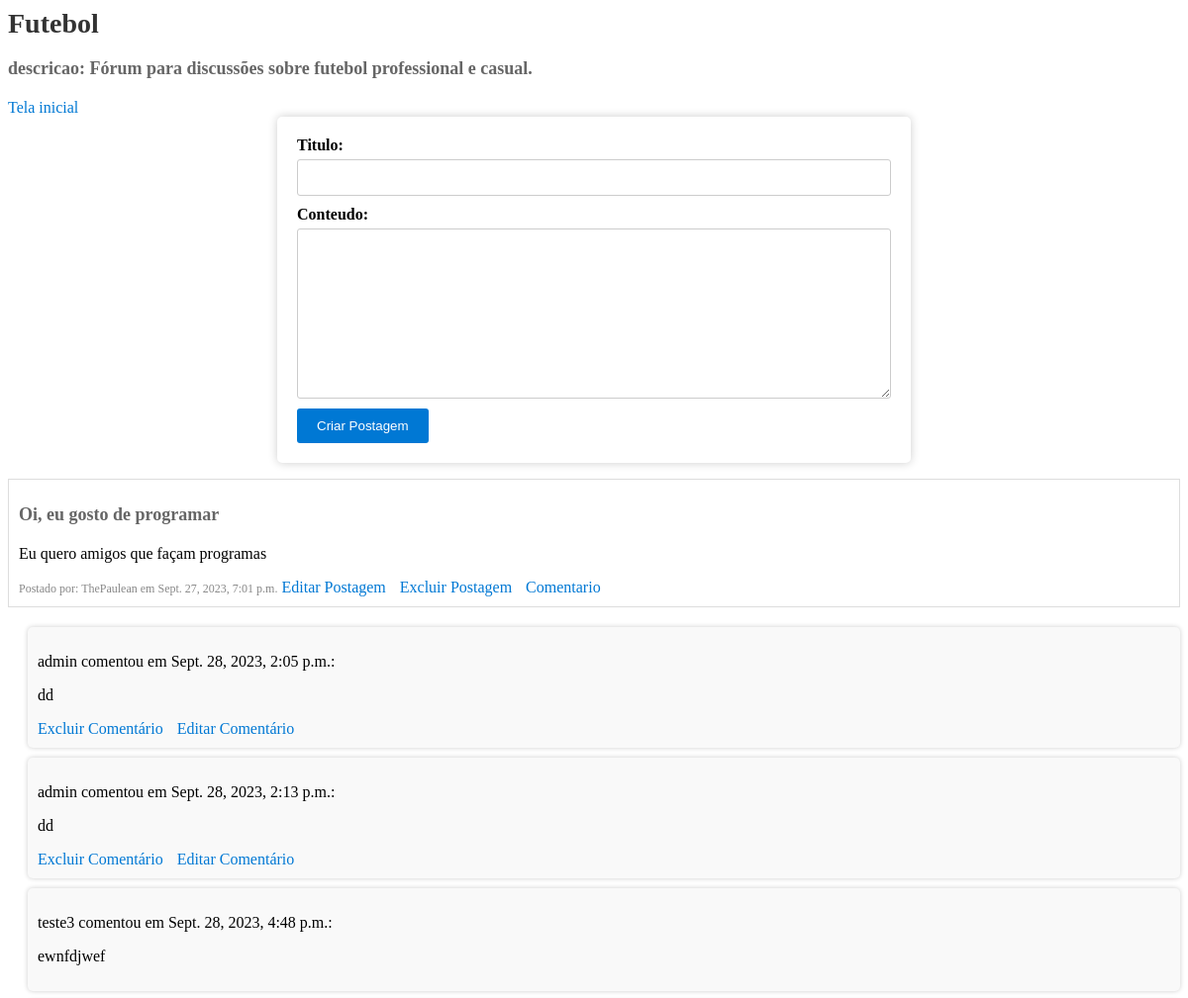
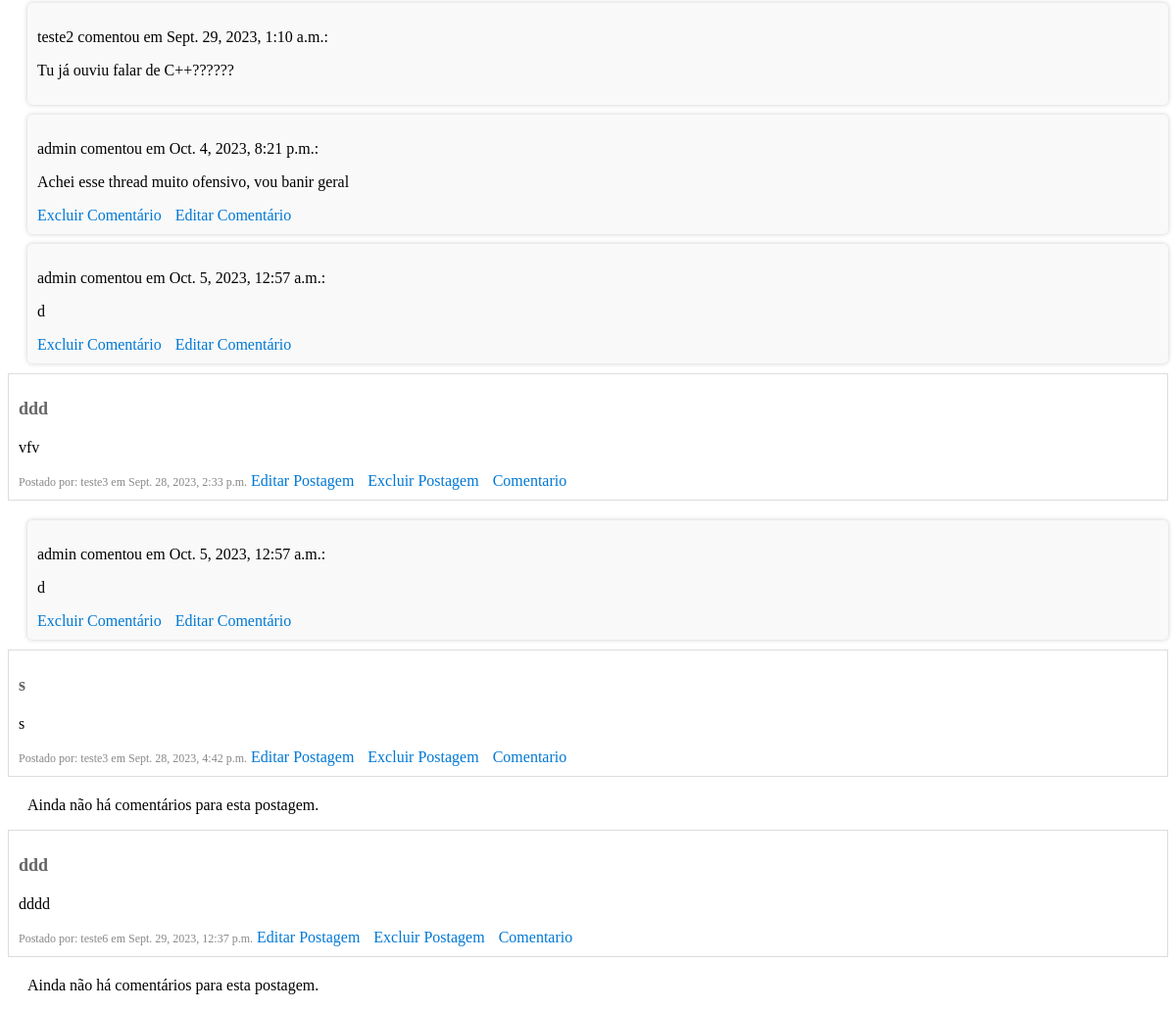
Page /foruns/1/postagens/ (signed in) on the committed database (2 pictures, top to bottom).
### ProjetoApp/models.py (models this page shows, shortened)
class Forum(models.Model):
    id = models.AutoField(primary_key=True)
    nome = models.CharField(max_length=200, unique=True, )
    descricao = models.TextField(blank=True, null=True)
    autor = models.ForeignKey(User, on_delete=models.CASCADE, default=1)  # Defina o valor padrão como 1 (ou o ID de outro usuário)
    imagem = models.ImageField(upload_to='forum_images/', null=True, blank=True)  # se quiser adicionar uma imagem ao f�rum

class Postagem(models.Model):
    autor = models.ForeignKey(User, on_delete=models.CASCADE)
    titulo = models.CharField(max_length=200)
    conteudo = models.TextField()
    data_postagem = models.DateTimeField(auto_now_add=True)
    forum = models.ForeignKey(Forum, on_delete=models.CASCADE, related_name="postagens")

class Comentario(models.Model):
    autor = models.ForeignKey(User, on_delete=models.CASCADE)
    postagem = models.ForeignKey(Postagem, on_delete=models.CASCADE)  # Substitua "Postagem" pelo nome do seu modelo de postagem
    texto = models.TextField()
    data_criacao = models.DateTimeField(auto_now_add=True)

### ProjetoApp/views.py (the view)
# urls.py: path('foruns/<int:forum_id>/postagens/', views.visualizar_e_criar_postagens, name='visualizar_e_criar_postagens'),
@login_required
def visualizar_e_criar_postagens(request, forum_id):
    forum = get_object_or_404(Forum, id=forum_id)
    postagens = Postagem.objects.filter(forum=forum)
    if request.method == 'POST':
        form = PostagemForm(request.POST)
        if form.is_valid():
            postagem = form.save(commit=False)
            postagem.autor = request.user
            postagem.forum = forum  # Associe a postagem ao fórum correto
            postagem.save()
            return redirect('visualizar_e_criar_postagens', forum_id=forum_id)
    else:
        form = PostagemForm()
    context = {
        'forum': forum,
        'postagens': postagens,
        'form': form,
    }
    return render(request, 'ProjetoApp/visualizar_postagens.html', context)

### ProjetoApp/forms.py
class PostagemForm(forms.ModelForm):
    class Meta:
        model = Postagem
        fields = ['titulo', 'conteudo']

### ProjetoApp/templates/ProjetoApp/visualizar_postagens.html (shortened to what this page needs)
{% load static%}
<html>
    <head>
        <link rel="stylesheet" type="text/css" href="{% static 'css/vizualizarEcriar.css' %}">
    </head>
<h1>{{ forum.nome }}</h1>
<h2>descricao: {{ forum.descricao }}</h2>
<div>
    <a href="{% url 'sec-home'  %}">Tela inicial</a>
</div>
<form method="post" class="postagem-form">
    {{ form.titulo.label_tag }} {{ form.titulo }}
    {{ form.conteudo.label_tag }} {{ form.conteudo }}
    <button type="submit" class="btn-submit">Criar Postagem</button>
</form>
<ul>
    {% for postagem in postagens %}
    <li>
        <h2>{{ postagem.titulo }}</h2>
        <p>{{ postagem.conteudo }}</p>
        <small>Postado por: {{ postagem.autor }} em {{ postagem.data_postagem }}</small>
        {% if user == postagem.autor or user.is_superuser %}
        <a href="{% url 'editar_postagem' postagem.id %}">Editar Postagem</a>
        <a href="{% url 'excluir_postagem' postagem.id %}">Excluir Postagem</a>
        <a href="{% url 'adicionar_comentario' postagem.id %}">Comentario</a>
        {% endif %}
    </li>
    <ul class="comentarios">
        {% for comentario in postagem.comentario_set.all %}
        <li>
            <p>{{ comentario.autor }} comentou em {{ comentario.data_criacao }}:</p>
            <p>{{ comentario.texto }}</p>
            {% if user == comentario.autor %}
            <a href="{% url 'excluir_comentario' comentario.id %}">Excluir Comentário</a>
            <a href="{% url 'editar_comentario' comentario.id %}">Editar Comentário</a>
            {% endif %}
        </li>
        {% empty %}
            <p>Ainda não há comentários para esta postagem.</p>
        {% endfor %}
    </ul>
{% endfor %}
</ul>
</html>

### Projeto/static/css/vizualizarEcriar.css (style rules this page uses)
h1 { font-size: 28px; color: #333; }
h2 { font-size: 18px; color: #666; margin-bottom: 20px; }
a { text-decoration: none; color: #0078d4; margin-right: 20px; }
.postagem-form { max-width: 600px; margin: 0 auto; padding: 20px; background-color: #fff; border-radius: 5px; box-shadow: 0 0 10px rgba(0, 0, 0, 0.2); }
.postagem-form label { display: block; font-weight: bold; margin-bottom: 5px; }
.postagem-form input[type="text"], .postagem-form textarea { width: 100%; padding: 10px; margin-bottom: 10px; border: 1px solid #ccc; border-radius: 3px; }
.postagem-form .btn-submit { background-color: #0078d4; color: #fff; border: none; padding: 10px 20px; border-radius: 3px; cursor: pointer; transition: background-color 0.2s; }
ul { list-style-type: none; padding: 0; }
li { margin-bottom: 20px; border: 1px solid #ddd; padding: 10px; }
small { font-size: 12px; color: #888; }
li a { margin-right: 10px; color: #0078d4; }
ul.comentarios { margin-left: 20px; list-style-type: none; }
ul.comentarios li { border: none; margin-bottom: 10px; padding: 10px; background-color: #f9f9f9; border-radius: 5px; box-shadow: 0 0 5px rgba(0, 0, 0, 0.2); }
ul.comentarios li a { margin-right: 10px; color: #0078d4; }

### rows in the picture
Forum: nome "Futebol", descricao "Fórum para discussões sobre futebol professional e casual."
Postagem: titulo "Oi, eu gosto de programar", conteudo "Eu quero amigos que façam programas", autor "ThePaulean", data_postagem "Sept. 27, 2023, 7:01 p.m.", shows "Editar Postagem"
Comentario: autor "admin", data_criacao "Sept. 28, 2023, 2:05 p.m.", texto "dd", shows "Excluir Comentário"
Comentario: autor "admin", data_criacao "Sept. 28, 2023, 2:13 p.m.", texto "dd", shows "Excluir Comentário"
Comentario: autor "teste3", data_criacao "Sept. 28, 2023, 4:48 p.m.", texto "ewnfdjwef"
Comentario: autor "teste2", data_criacao "Sept. 29, 2023, 1:10 a.m.", texto "Tu já ouviu falar de C++??????"
Comentario: autor "admin", data_criacao "Oct. 4, 2023, 8:21 p.m.", texto "Achei esse thread muito ofensivo, vou banir geral", shows "Excluir Comentário"
Comentario: autor "admin", data_criacao "Oct. 5, 2023, 12:57 a.m.", texto "d", shows "Excluir Comentário"
Postagem: titulo "ddd", conteudo "vfv", autor "teste3", data_postagem "Sept. 28, 2023, 2:33 p.m.", shows "Editar Postagem"
Comentario: autor "admin", data_criacao "Oct. 5, 2023, 12:57 a.m.", texto "d", shows "Excluir Comentário"
Postagem: titulo "s", conteudo "s", autor "teste3", data_postagem "Sept. 28, 2023, 4:42 p.m.", shows "Editar Postagem"
Postagem: titulo "ddd", conteudo "dddd", autor "teste6", data_postagem "Sept. 29, 2023, 12:37 p.m.", shows "Editar Postagem"
